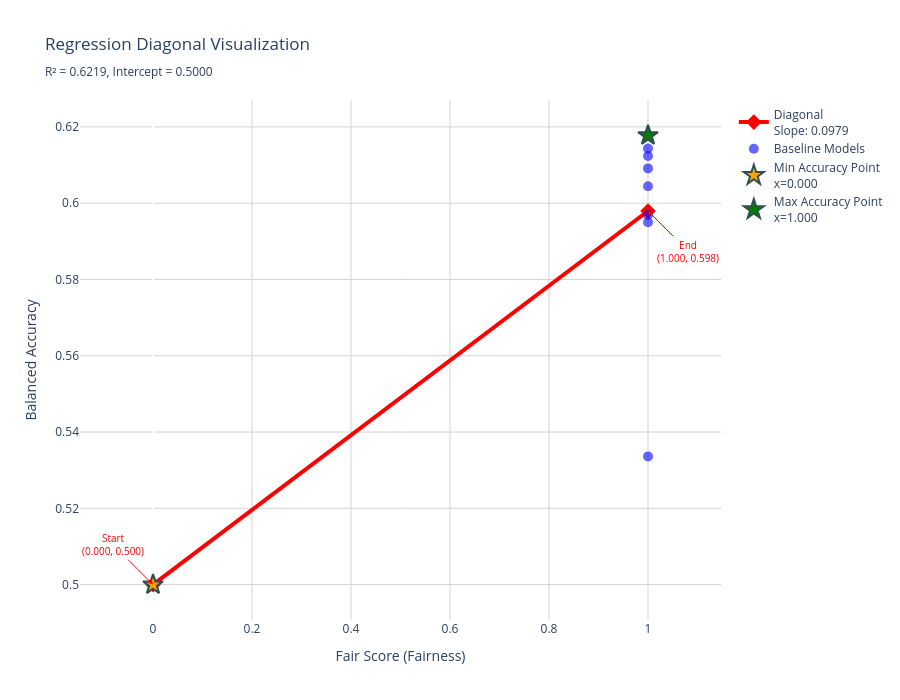

This figure's notebook cell:
### Markdown cell above
## 3. Baseline Modeling and Data Preparation

Instead of connecting the raw baseline points to form the trade-off curve, we will model the general trend using a **linear regression**. This provides a smoother, more generalized representation of the inherent trade-off between accuracy and fairness for the baseline models. We define a function `get_regression_diagonal` to handle this calculation.

### Code cell
import numpy as np
from sklearn.linear_model import LinearRegression

def get_regression_diagonal_with_threshold(baseline_df, method='accuracy_threshold', 
                                          accuracy_target=None, percentile=85, range_fraction=0.67):
    """
    Calculates the start and end coordinates of a linear regression line
    based on the baseline model performance.
    
    Args:
        baseline_df (pd.DataFrame): DataFrame containing 'fairness' and 'balanced_acc' columns
        method (str): Method to determine diagonal endpoint:
            - 'mean': End at mean of fairness values (simple, robust)
            - 'harmonic_mean': End at harmonic mean (heavily weights low values)
            - 'weighted_mean': End at 60% of range (compromise between min and max)
            - 'range_fraction': End at fraction of fairness range (e.g., 2/3)
            - 'accuracy_threshold': End at point where regression crosses target accuracy
            - 'percentile': End at specified percentile of fairness
            - 'mean_plus_2_sqrt': End at mean(fairness) + 2 * sqrt(Var(fairness)), clipped to range
        accuracy_target (float): Target accuracy for 'accuracy_threshold' method
        percentile (int): Percentile for 'percentile' method (default: 85)
        range_fraction (float): Fraction of range for 'range_fraction' method (default: 0.67)
    
    Returns:
        tuple: ((x1, y1), (x2, y2)) - start and end points of diagonal
    """
    # Prepare the data for scikit-learn
    X = baseline_df[['fairness']]
    y = baseline_df['balanced_acc']
    
    # Create and fit the linear regression model
    model = LinearRegression()
    model.fit(X, y)
    
    # Start point: force x to begin at 0 on the x-axis
    x1 = 0.0
    y1 = model.predict([[x1]])[0]
    
    # Get fairness range
    fair_min = baseline_df['fairness'].min()
    fair_max = baseline_df['fairness'].max()
    fair_range = fair_max - fair_min
    
    # Determine end point based on method
    if method == 'mean':
        x2 = baseline_df['fairness'].mean()
        y2 = model.predict([[x2]])[0]
        
    elif method == 'harmonic_mean':
        fairness_values = baseline_df['fairness'].values
        fairness_safe = np.where(fairness_values == 0, 0.001, fairness_values)
        x2 = len(fairness_safe) / np.sum(1.0 / fairness_safe)
        y2 = model.predict([[x2]])[0]
        
    elif method == 'weighted_mean':
        x2 = 0.4 * fair_min + 0.6 * fair_max
        y2 = model.predict([[x2]])[0]
    
    elif method == 'range_fraction':
        x2 = fair_min + (fair_range * range_fraction)
        y2 = model.predict([[x2]])[0]
        
    elif method == 'accuracy_threshold':
        if accuracy_target is None:
            accuracy_target = np.percentile(baseline_df['balanced_acc'], 75)
        slope = model.coef_[0]
        intercept = model.intercept_
        if slope != 0:
            x2 = (accuracy_target - intercept) / slope
            x2 = np.clip(x2, fair_min, fair_max)
        else:
            x2 = baseline_df['fairness'].mean()
        y2 = model.predict([[x2]])[0]
        
    elif method == 'percentile':
        x2 = np.percentile(baseline_df['fairness'], percentile)
        y2 = model.predict([[x2]])[0]

    elif method == 'mean_plus_2_sqrt':
        # Compute mean and (population) variance of fairness
        mu = float(baseline_df['fairness'].mean())
        var = float(baseline_df['fairness'].var(ddof=0))  # population variance
        # Guard against tiny negative due to numerical precision
        var = max(var, 0.0)
        x2_raw = mu + 2.0 * np.sqrt(var)
        # Clip to observed range to stay inside the data domain
        x2 = float(np.clip(x2_raw, fair_min, fair_max))
        y2 = model.predict([[x2]])[0]
    
    else:
        raise ValueError(f"Unknown method: {method}")
    
    return (x1, y1), (x2, y2)


def visualize_regression_diagonal(baseline_df, title="Regression Diagonal Visualization"):
    """
    Visualizes the regression diagonal on a 2D plot of balanced_acc vs fair_score.
    
    Args:
        baseline_df (pd.DataFrame): DataFrame with 'fairness' and 'balanced_acc' columns
        title (str): Plot title
    
    Returns:
        plotly.graph_objects.Figure: Interactive plotly figure
    """
    # Get the diagonal coordinates
    (x1, y1), (x2, y2) = get_regression_diagonal_with_threshold(baseline_df, method='accuracy_threshold')
    
    # Fit the full regression line for visualization
    X = baseline_df[['fairness']]
    y = baseline_df['balanced_acc']
    model = LinearRegression()
    model.fit(X, y)
    
    # Create points for the full regression line
    x_range = np.linspace(baseline_df['fairness'].min(), baseline_df['fairness'].max(), 100)
    y_pred = model.predict(x_range.reshape(-1, 1))
    
    # Find min and max accuracy points
    min_acc_idx = y.idxmin()
    max_acc_idx = y.idxmax()
    
    fig = go.Figure()
    
    
    # Add the diagonal (red, thick)
    fig.add_trace(go.Scatter(
        x=[x1, x2],
        y=[y1, y2],
        mode='lines+markers',
        line=dict(color='red', width=4),
        marker=dict(size=12, color='red', symbol='diamond'),
        name=f'Diagonal<br>Slope: {model.coef_[0]:.4f}',
        showlegend=True,
        hovertemplate='<b>Diagonal Point</b><br>Fairness: %{x:.3f}<br>Balanced Acc: %{y:.3f}<extra></extra>'
    ))
    
    # Add all baseline points
    fig.add_trace(go.Scatter(
        x=baseline_df['fairness'],
        y=baseline_df['balanced_acc'],
        mode='markers',
        marker=dict(size=10, color='blue', opacity=0.6),
        name='Baseline Models',
        text=baseline_df.index,
        hovertemplate='<b>Model: %{text}</b><br>Fairness: %{x:.3f}<br>Balanced Acc: %{y:.3f}<extra></extra>'
    ))
    
    # Highlight min accuracy point
    fig.add_trace(go.Scatter(
        x=[baseline_df.loc[min_acc_idx, 'fairness']],
        y=[baseline_df.loc[min_acc_idx, 'balanced_acc']],
        mode='markers',
        marker=dict(size=15, color='orange', symbol='star', line=dict(width=2, color='darkslategrey')),
        name=f'Min Accuracy Point<br>x={x1:.3f}',
        showlegend=True,
        hovertemplate='<b>Min Accuracy</b><br>Fairness: %{x:.3f}<br>Balanced Acc: %{y:.3f}<extra></extra>'
    ))
    
    # Highlight max accuracy point
    fig.add_trace(go.Scatter(
        x=[baseline_df.loc[max_acc_idx, 'fairness']],
        y=[baseline_df.loc[max_acc_idx, 'balanced_acc']],
        mode='markers',
        marker=dict(size=15, color='green', symbol='star', line=dict(width=2, color='darkslategrey')),
        name=f'Max Accuracy Point<br>x={x2:.3f}',
        showlegend=True,
        hovertemplate='<b>Max Accuracy</b><br>Fairness: %{x:.3f}<br>Balanced Acc: %{y:.3f}<extra></extra>'
    ))
    
    # Add annotations for the diagonal endpoints
    fig.add_annotation(
        x=x1, y=y1,
        text=f"Start<br>({x1:.3f}, {y1:.3f})",
        showarrow=True,
        arrowhead=2,
        arrowcolor="red",
        ax=-40, ay=-40,
        font=dict(color="red", size=10)
    )
    
    fig.add_annotation(
        x=x2, y=y2,
        text=f"End<br>({x2:.3f}, {y2:.3f})",
        showarrow=True,
        arrowhead=2,
        arrowcolor="red",
        ax=40, ay=40,
        font=dict(color="red", size=10)
    )
    
    # Calculate R² score
    r2_score = model.score(X, y)
    
    fig.update_layout(
        title=f"{title}<br><sub>R² = {r2_score:.4f}, Intercept = {model.intercept_:.4f}</sub>",
        xaxis_title="Fair Score (Fairness)",
        yaxis_title="Balanced Accuracy",
        plot_bgcolor='white',
        showlegend=True,
        hovermode='closest',
        width=900,
        height=700
    )
    
    fig.update_xaxes(showgrid=True, gridwidth=1, gridcolor='lightgray')
    fig.update_yaxes(showgrid=True, gridwidth=1, gridcolor='lightgray')

    return fig


fig = visualize_regression_diagonal(baseline_df)
fig.show()
# --- Prepare data for FAIREA analysis ---

# Extract raw baseline scores for normalization
base_accuracy = baseline_df['balanced_acc'].to_numpy()
base_fairness = baseline_df['fairness'].to_numpy()

# Create the dictionary of mitigation methods
methods = {
    row['model']: (row['balanced_acc'], row['fairness']) 
    for _, row in methods_df.iterrows()
}

### Figure 1 — Plotly figure (JSON) as saved in the notebook; plotly's stock layout.template omitted (floating-point values rounded to 4 significant figures)
{"data": [{"hovertemplate": "<b>Diagonal Point</b><br>Fairness: %{x:.3f}<br>Balanced Acc: %{y:.3f}<extra></extra>", "line": {"color": "red", "width": 4}, "marker": {"color": "red", "size": 12, "symbol": "diamond"}, "mode": "lines+markers", "name": "Diagonal<br>Slope: 0.0979", "showlegend": true, "type": "scatter", "x": [0, 1], "y": [0.5, 0.5979]}, {"hovertemplate": "<b>Model: %{text}</b><br>Fairness: %{x:.3f}<br>Balanced Acc: %{y:.3f}<extra></extra>", "marker": {"color": "blue", "opacity": 0.6, "size": 10}, "mode": "markers", "name": "Baseline Models", "text": [0, 1, 2, 3, 4, 5, 6, 7, 8], "type": "scatter", "x": [0, 1, 1, 1, 1, 1, 1, 1, 1], "y": [0.5, 0.6143, 0.6124, 0.6178, 0.6044, 0.5969, 0.5336, 0.6091, 0.595]}, {"hovertemplate": "<b>Min Accuracy</b><br>Fairness: %{x:.3f}<br>Balanced Acc: %{y:.3f}<extra></extra>", "marker": {"color": "orange", "line": {"color": "darkslategrey", "width": 2}, "size": 15, "symbol": "star"}, "mode": "markers", "name": "Min Accuracy Point<br>x=0.000", "showlegend": true, "type": "scatter", "x": [0], "y": [0.5]}, {"hovertemplate": "<b>Max Accuracy</b><br>Fairness: %{x:.3f}<br>Balanced Acc: %{y:.3f}<extra></extra>", "marker": {"color": "green", "line": {"color": "darkslategrey", "width": 2}, "size": 15, "symbol": "star"}, "mode": "markers", "name": "Max Accuracy Point<br>x=1.000", "showlegend": true, "type": "scatter", "x": [1], "y": [0.6178]}], "layout": {"annotations": [{"arrowcolor": "red", "arrowhead": 2, "ax": -40, "ay": -40, "font": {"color": "red", "size": 10}, "showarrow": true, "text": "Start<br>(0.000, 0.500)", "x": 0, "y": 0.5}, {"arrowcolor": "red", "arrowhead": 2, "ax": 40, "ay": 40, "font": {"color": "red", "size": 10}, "showarrow": true, "text": "End<br>(1.000, 0.598)", "x": 1, "y": 0.5979}], "height": 700, "hovermode": "closest", "plot_bgcolor": "white", "showlegend": true, "title": {"text": "Regression Diagonal Visualization<br><sub>R² = 0.6219, Intercept = 0.5000</sub>"}, "width": 900, "xaxis": {"gridcolor": "lightgray", "gridwidth": 1, "showgrid": true, "title": {"text": "Fair Score (Fairness)"}}, "yaxis": {"gridcolor": "lightgray", "gridwidth": 1, "showgrid": true, "title": {"text": "Balanced Accuracy"}}}}
